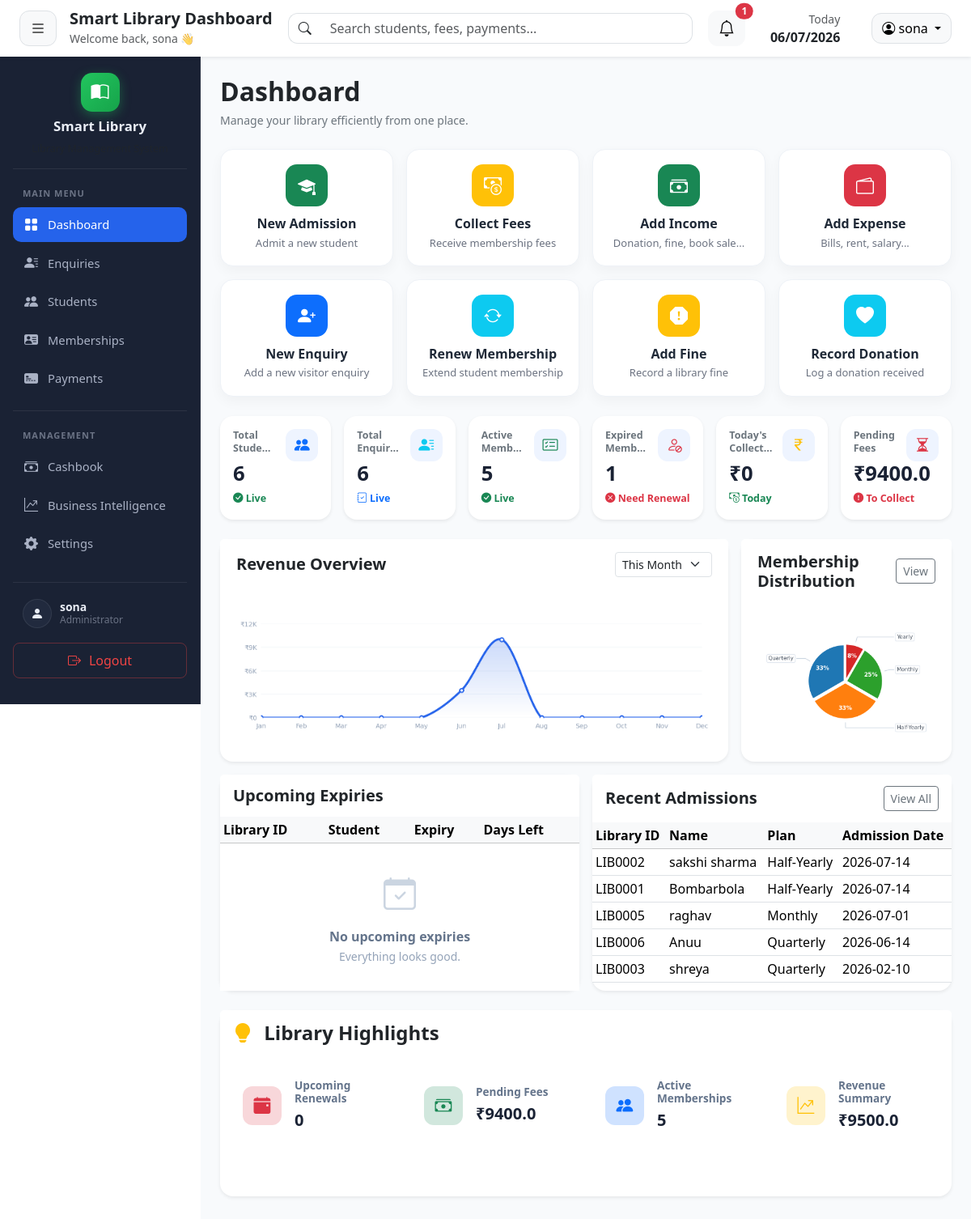
Before: /dashboard (signed in) with the older database file.
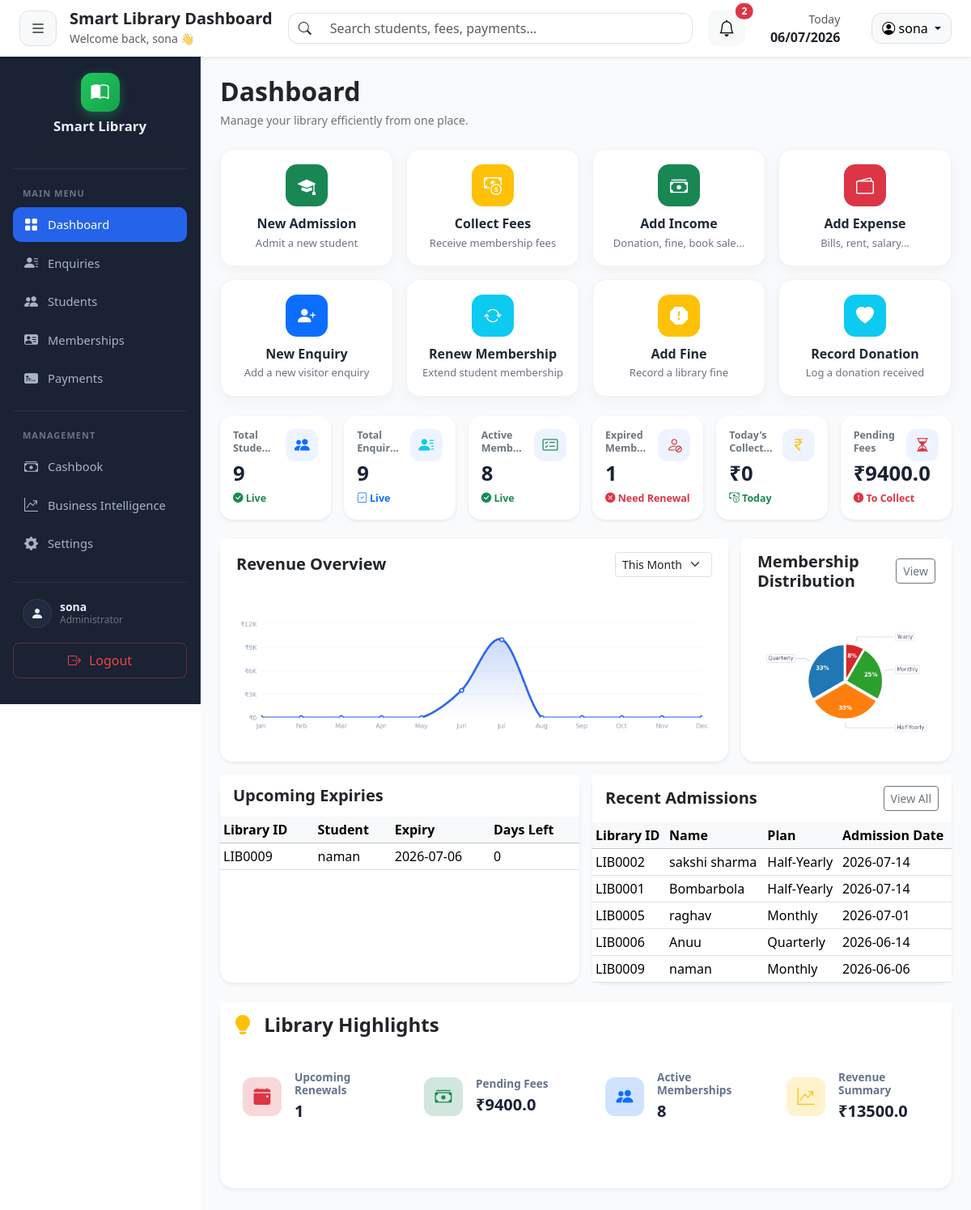
After: the same page with the newer database file.
### tables this page shows
CREATE TABLE memberships (
    membership_id INTEGER PRIMARY KEY AUTOINCREMENT,
    student_id INTEGER NOT NULL,
    plan_name TEXT NOT NULL,
    joining_date DATE NOT NULL,
    duration_days INTEGER ,
    end_date DATE NOT NULL,
    total_fee REAL NOT NULL,
    paid_amount REAL DEFAULT 0,
    pending_amount REAL DEFAULT 0,
    remarks TEXT,
    membership_status TEXT DEFAULT 'Active',

    created_at TIMESTAMP DEFAULT CURRENT_TIMESTAMP,

    FOREIGN KEY(student_id)
    REFERENCES students(student_id)
);

CREATE TABLE "students" (
                student_id  INTEGER PRIMARY KEY AUTOINCREMENT,
                admin_id    INTEGER NOT NULL DEFAULT 1,
                enquiry_id  INTEGER,
                full_name   TEXT NOT NULL,
                mobile      TEXT NOT NULL,
                address     TEXT,
                id_proof    TEXT,
                purpose     TEXT,
                shift       TEXT,
                join_date   DATE,
                status      TEXT DEFAULT 'Active',
                created_at  TIMESTAMP DEFAULT CURRENT_TIMESTAMP,
                UNIQUE(mobile, admin_id)
            );

### routes/dashboard.py (the view)
@dashboard_bp.route("/dashboard")
def dashboard():
    if "admin_id" not in session:
        return redirect("/")
    admin_id = session["admin_id"]
    generate_revenue_chart(admin_id)
    generate_membership_chart(admin_id)
    conn = get_connection()
    cursor = conn.cursor()
    cursor.execute("""
        SELECT COUNT(*) AS total
        FROM students
        WHERE status = 'Active' AND admin_id = ?
    """, (admin_id,))
    total_students = cursor.fetchone()["total"]
    cursor.execute("""
        SELECT COUNT(*) AS total
        FROM enquiries
        WHERE admin_id = ?
    """, (admin_id,))
    total_enquiries = cursor.fetchone()["total"]
    cursor.execute("""
        SELECT COUNT(DISTINCT m.student_id) AS total
        FROM memberships m
        JOIN students s ON m.student_id = s.student_id
        WHERE m.membership_status = 'Active'
        AND m.end_date >= DATE('now')
        AND s.admin_id = ?
    """, (admin_id,))
    active_memberships = cursor.fetchone()["total"]
    cursor.execute("""
        SELECT COUNT(DISTINCT m.student_id) AS total
        FROM memberships m
        JOIN students s ON m.student_id = s.student_id
        WHERE m.end_date < DATE('now')
        AND m.membership_status = 'Active'
        AND s.admin_id = ?
    """, (admin_id,))
    expired_memberships = cursor.fetchone()["total"]
    cursor.execute("""
        SELECT IFNULL(SUM(p.amount_paid), 0) AS revenue
        FROM payments p
        JOIN students s ON p.student_id = s.student_id
        WHERE s.admin_id = ?
    """, (admin_id,))
    total_revenue = cursor.fetchone()["revenue"]
    cursor.execute("""
        SELECT IFNULL(SUM(m.pending_amount), 0) AS pending
        FROM memberships m
        JOIN students s ON m.student_id = s.student_id
        WHERE s.admin_id = ?
    """, (admin_id,))
    pending_amount = cursor.fetchone()["pending"]
    cursor.execute("""
        SELECT IFNULL(SUM(p.amount_paid), 0) AS today
        FROM payments p
        JOIN students s ON p.student_id = s.student_id
        WHERE p.payment_date = DATE('now')
        AND s.admin_id = ?
    """, (admin_id,))
    today_collection = cursor.fetchone()["today"]
    cursor.execute("""
        SELECT
            s.student_id,
            s.full_name,
            m.end_date,
            CAST(julianday(m.end_date) - julianday(DATE('now')) AS INTEGER) AS days_left
        FROM memberships m
        JOIN students s ON m.student_id = s.student_id
        WHERE s.admin_id = ?
        AND m.membership_status = 'Active'
        AND m.end_date >= DATE('now')
        AND m.end_date <= DATE('now', '+7 days')
        ORDER BY m.end_date ASC
    """, (admin_id,))
    expiry_rows = cursor.fetchall()
    expiries = [
        {
            "library_id": "LIB{:04d}".format(row["student_id"]),
            "student_name": row["full_name"],
            "end_date": row["end_date"],
            "days_left": row["days_left"]
        }
        for row in expiry_rows[:5]
    ]
    expiries_total = len(expiry_rows)
    cursor.execute("""
        SELECT
            s.student_id,
            s.full_name,
            s.join_date,
            m.plan_name
        FROM students s
        LEFT JOIN memberships m ON m.membership_id = (
            SELECT membership_id
            FROM memberships
            WHERE student_id = s.student_id
            ORDER BY membership_id DESC
            LIMIT 1
        )
        WHERE s.admin_id = ?
        ORDER BY s.join_date DESC, s.student_id DESC
        LIMIT 5
    """, (admin_id,))
    admission_rows = cursor.fetchall()
    admissions = [
        {
            "library_id": "LIB{:04d}".format(row["student_id"]),
            "student_name": row["full_name"],
            "plan": row["plan_name"] or "--",
            "admission_date": row["join_date"]
        }
        for row in admission_rows
    ]
    conn.close()
    return render_template(
        "dashboard/index.html",
        total_students=total_students,
        total_enquiries=total_enquiries,
        active_memberships=active_memberships,
        expired_memberships=expired_memberships,
        total_revenue=total_revenue,
        pending_amount=pending_amount,
        today_collection=today_collection,
        expiries=expiries,
        expiries_total=expiries_total,
        upcoming_renewals=expiries_total,
        admissions=admissions,
        manual_income_categories=MANUAL_INCOME_CATEGORIES,
        manual_expense_categories=MANUAL_EXPENSE_CATEGORIES,
        payment_methods=PAYMENT_METHODS
    )

### database/db.py (called while the page is built)
def get_connection():
    connection = sqlite3.connect(DATABASE_PATH)
    connection.row_factory = sqlite3.Row
    return connection

### utils/charts.py (called while the page is built)
def _format_currency_short(value, _pos=None):
    value = round(value)
    if abs(value) >= 1000:
        thousands = value / 1000
        if thousands == int(thousands):
            return f"₹{int(thousands)}K"
        return f"₹{thousands:.1f}K"
    return f"₹{int(value)}"

### templates/dashboard/index.html (shortened to what this page needs)
{% extends "layouts/base.html" %}
{% block content %}
{% include "components/dashboard_header.html" %}
{% include "components/quick_actions.html" %}
<div class="row g-3 mb-4">
    {% with
    title="Total Students",
    value=total_students,
    trend="Live",
    trend_color="text-success",
    trend_icon="bi-check-circle-fill",
    icon="bi bi-people-fill text-primary"
    %}
    {% include "components/stat_card.html" %}
    {% endwith %}
    {% with
    title="Total Enquiries",
    value=total_enquiries,
    trend="Live",
    trend_color="text-primary",
    trend_icon="bi-journal-check",
    icon="bi bi-person-lines-fill text-info"
    %}
    {% include "components/stat_card.html" %}
    {% endwith %}
    {% with
    title="Active Memberships",
    value=active_memberships,
    trend="Live",
    trend_color="text-success",
    trend_icon="bi-check-circle-fill",
    icon="bi bi-card-checklist text-success"
    %}
    {% include "components/stat_card.html" %}
    {% endwith %}
    {% with
    title="Expired Memberships",
    value=expired_memberships,
    trend="Need Renewal",
    trend_color="text-danger",
    trend_icon="bi-x-circle-fill",
    icon="bi bi-person-slash text-danger"
    %}
    {% include "components/stat_card.html" %}
    {% endwith %}
    {% with
    title="Today's Collection",
    value="₹" ~ today_collection,
    trend="Today",
    trend_color="text-success",
    trend_icon="bi-cash-coin",
    icon="bi bi-currency-rupee text-warning"
    %}
    {% include "components/stat_card.html" %}
    {% endwith %}
    {% with
    title="Pending Fees",
    value="₹" ~ pending_amount,
    trend="To Collect",
    trend_color="text-danger",
    trend_icon="bi-exclamation-circle-fill",
    icon="bi bi-hourglass-split text-danger"
    %}
    {% include "components/stat_card.html" %}
    {% endwith %}
</div>
<div class="row g-3 mb-3 charts-row">
    {% include "components/revenue_chart.html" %}
    {% include "components/membership_chart.html" %}
</div>
<div class="row g-3 mb-4">
    {% include "components/expiry_table.html" %}
    {% include "components/recent_admissions.html" %}
</div>
<div class="row g-3">
    {% include "components/library_insights.html" %}
</div>
{% endblock %}

### templates/components/expiry_table.html (shortened to what this page needs)
<div class="col-lg-6 fade-up">
    <div class="card dashboard-card border-0 shadow-sm rounded-4 h-100">
        <div class="card-header bg-white border-0 d-flex justify-content-between align-items-center">
            <h5 class="fw-bold mb-0">
                Upcoming Expiries
            </h5>
        </div>
        <div class="card-body p-0">
            <div class="table-responsive">
            <table class="table table-sm table table-hover align-middle mb-0">
                <thead class="table-light">
                    <tr>
                        <th>Library ID</th>
                        <th>Student</th>
                        <th>Expiry</th>
                        <th>Days Left</th>
                    </tr>
                </thead>
                <tbody>
                    {% if expiries %}
                    {% for expiry in expiries %}
                    <tr>
                        <td>{{ expiry.library_id }}</td>
                        <td>{{ expiry.student_name }}</td>
                        <td>{{ expiry.end_date }}</td>
                        <td>{{ expiry.days_left }}</td>
                    </tr>
                    {% endfor %}
                    {% else %}
                    <tr>
                        <td colspan="4" class="p-0 border-0">
                            <div class="empty-state">
                                <i class="bi bi-calendar-check empty-state-icon"></i>
                                <h6 class="empty-state-title">
                                    No upcoming expiries
                                </h6>
                                <small class="empty-state-subtitle">
                                    Everything looks good.
                                </small>
                            </div>
                        </td>
                    </tr>
                    {% endif %}
                </tbody>
            </table>
            </div>
        </div>
    </div>
</div>

### templates/components/recent_admissions.html (shortened to what this page needs)
<div class="col-lg-6 fade-up">
    <div class="card dashboard-card border-0 shadow-sm rounded-4 h-100">
        <div class="card-header bg-white border-0 d-flex justify-content-between align-items-center">
            <h5 class="fw-bold mb-0">
                Recent Admissions
            </h5>
            <a href="{{ url_for('student.index') }}" class="btn btn-sm btn-outline-secondary">
                View All
            </a>
        </div>
        <div class="card-body p-0">
            <div class="table-responsive">
            <table class="table table-sm table-hover align-middle mb-0">
                <thead class="table-light">
                    <tr>
                        <th>Library ID</th>
                        <th>Name</th>
                        <th>Plan</th>
                        <th>Admission Date</th>
                    </tr>
                </thead>
                <tbody>
                    {% if admissions %}
                    {% for admission in admissions %}
                    <tr>
                        <td>{{ admission.library_id }}</td>
                        <td>{{ admission.student_name }}</td>
                        <td>{{ admission.plan }}</td>
                        <td>{{ admission.admission_date }}</td>
                    </tr>
                    {% endfor %}
                    {% endif %}
                </tbody>
            </table>
            </div>
        </div>
    </div>
</div>

Changed rows visible on the page:
no longer on this page (row unchanged): memberships: library_id "LIB0003", student_name "shreya", plan "Quarterly", admission_date "2026-02-10", shown under "Recent Admissions"
added memberships: library_id "LIB0009", student_name "naman", end_date "2026-07-06", days_left "0", plan "Monthly", admission_date "2026-06-06"
Other visible differences:
{{ counts.total }}: "1" → "2"
{{ value }}: "6 6 5 1 ₹0 ₹9400.0" → "9 9 8 1 ₹0 ₹9400.0"
{{ upcoming_renewals if upcoming_renewals is defined else "--" }}: "0" → "1"
{{ active_memberships if active_memberships is defined else "--" }}: "5" → "8"
{{ "₹" ~ total_revenue if total_revenue is defined else "--" }}: "₹9500.0" → "₹13500.0"
text no longer shown: "No upcoming expiries Everything looks good."
